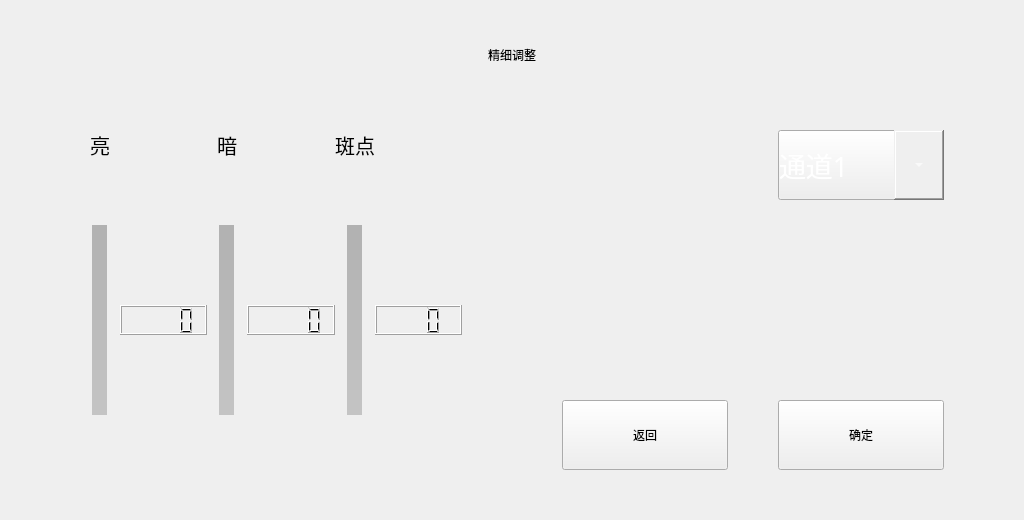
<?xml version="1.0" encoding="UTF-8"?>
<ui version="4.0">
 <class>FormAccuracyDetailAdjust</class>
 <widget class="QWidget" name="FormAccuracyDetailAdjust">
  <property name="geometry">
   <rect>
    <x>0</x>
    <y>0</y>
    <width>1024</width>
    <height>520</height>
   </rect>
  </property>
  <property name="windowTitle">
   <string>Form</string>
  </property>
  <layout class="QGridLayout" name="gridLayout_3">
   <property name="leftMargin">
    <number>80</number>
   </property>
   <property name="topMargin">
    <number>30</number>
   </property>
   <property name="rightMargin">
    <number>80</number>
   </property>
   <property name="bottomMargin">
    <number>50</number>
   </property>
   <property name="horizontalSpacing">
    <number>100</number>
   </property>
   <property name="verticalSpacing">
    <number>50</number>
   </property>
   <item row="1" column="0">
    <layout class="QGridLayout" name="gridLayout">
     <property name="horizontalSpacing">
      <number>0</number>
     </property>
     <property name="verticalSpacing">
      <number>10</number>
     </property>
     <item row="0" column="1">
      <widget class="QLabel" name="label_6">
       <property name="sizePolicy">
        <sizepolicy hsizetype="Preferred" vsizetype="Preferred">
         <horstretch>0</horstretch>
         <verstretch>0</verstretch>
        </sizepolicy>
       </property>
       <property name="font">
        <font>
         <pointsize>15</pointsize>
        </font>
       </property>
       <property name="text">
        <string>亮</string>
       </property>
       <property name="alignment">
        <set>Qt::AlignCenter</set>
       </property>
      </widget>
     </item>
     <item row="2" column="5" alignment="Qt::AlignHCenter">
      <widget class="QSlider" name="verticalSlider13">
       <property name="sizePolicy">
        <sizepolicy hsizetype="Expanding" vsizetype="MinimumExpanding">
         <horstretch>0</horstretch>
         <verstretch>0</verstretch>
        </sizepolicy>
       </property>
       <property name="minimumSize">
        <size>
         <width>25</width>
         <height>0</height>
        </size>
       </property>
       <property name="styleSheet">
        <string notr="true">QSlider::groove {
     /*border: 1px solid #999999;
     height: 330px; /* the groove expands to the size of the slider by default. by giving it a height, it has a fixed size */
	width:15px;
     background: qlineargradient(x1:0, y1:0, x2:0, y2:1, stop:0 #B1B1B1, stop:1 #c4c4c4);
     margin: 5px 0;
 }
 
QSlider::handle {
	border-image: url(:/image/slider.png);
     width: 25px;
     margin: -15px -25px; /* handle is placed by default on the contents rect of the groove. Expand outside the groove */
     border-radius: 3px;
 }</string>
       </property>
       <property name="minimum">
        <number>-5</number>
       </property>
       <property name="maximum">
        <number>5</number>
       </property>
       <property name="orientation">
        <enum>Qt::Vertical</enum>
       </property>
      </widget>
     </item>
     <item row="2" column="3" alignment="Qt::AlignHCenter">
      <widget class="QSlider" name="verticalSlider12">
       <property name="sizePolicy">
        <sizepolicy hsizetype="Expanding" vsizetype="MinimumExpanding">
         <horstretch>0</horstretch>
         <verstretch>0</verstretch>
        </sizepolicy>
       </property>
       <property name="minimumSize">
        <size>
         <width>25</width>
         <height>0</height>
        </size>
       </property>
       <property name="styleSheet">
        <string notr="true">QSlider::groove {
     /*border: 1px solid #999999;
     height: 330px; /* the groove expands to the size of the slider by default. by giving it a height, it has a fixed size */
	width:15px;
     background: qlineargradient(x1:0, y1:0, x2:0, y2:1, stop:0 #B1B1B1, stop:1 #c4c4c4);
     margin: 5px 0;
 }
 
QSlider::handle {
	border-image: url(:/image/slider.png);
     width: 25px;
     margin: -15px -25px; /* handle is placed by default on the contents rect of the groove. Expand outside the groove */
     border-radius: 3px;
 }</string>
       </property>
       <property name="minimum">
        <number>-255</number>
       </property>
       <property name="maximum">
        <number>255</number>
       </property>
       <property name="orientation">
        <enum>Qt::Vertical</enum>
       </property>
      </widget>
     </item>
     <item row="2" column="6">
      <widget class="QLCDNumber" name="lcdNumber13">
       <property name="sizePolicy">
        <sizepolicy hsizetype="Minimum" vsizetype="Fixed">
         <horstretch>0</horstretch>
         <verstretch>0</verstretch>
        </sizepolicy>
       </property>
       <property name="minimumSize">
        <size>
         <width>0</width>
         <height>30</height>
        </size>
       </property>
       <property name="smallDecimalPoint">
        <bool>true</bool>
       </property>
       <property name="digitCount">
        <number>3</number>
       </property>
       <property name="segmentStyle">
        <enum>QLCDNumber::Filled</enum>
       </property>
      </widget>
     </item>
     <item row="0" column="3">
      <widget class="QLabel" name="label_4">
       <property name="sizePolicy">
        <sizepolicy hsizetype="Preferred" vsizetype="Preferred">
         <horstretch>0</horstretch>
         <verstretch>0</verstretch>
        </sizepolicy>
       </property>
       <property name="font">
        <font>
         <pointsize>15</pointsize>
        </font>
       </property>
       <property name="text">
        <string>暗</string>
       </property>
       <property name="alignment">
        <set>Qt::AlignCenter</set>
       </property>
      </widget>
     </item>
     <item row="2" column="2">
      <widget class="QLCDNumber" name="lcdNumber11">
       <property name="sizePolicy">
        <sizepolicy hsizetype="Minimum" vsizetype="Fixed">
         <horstretch>0</horstretch>
         <verstretch>0</verstretch>
        </sizepolicy>
       </property>
       <property name="minimumSize">
        <size>
         <width>0</width>
         <height>30</height>
        </size>
       </property>
       <property name="smallDecimalPoint">
        <bool>true</bool>
       </property>
       <property name="digitCount">
        <number>4</number>
       </property>
       <property name="segmentStyle">
        <enum>QLCDNumber::Filled</enum>
       </property>
      </widget>
     </item>
     <item row="2" column="4">
      <widget class="QLCDNumber" name="lcdNumber12">
       <property name="sizePolicy">
        <sizepolicy hsizetype="Minimum" vsizetype="Fixed">
         <horstretch>0</horstretch>
         <verstretch>0</verstretch>
        </sizepolicy>
       </property>
       <property name="minimumSize">
        <size>
         <width>0</width>
         <height>30</height>
        </size>
       </property>
       <property name="smallDecimalPoint">
        <bool>true</bool>
       </property>
       <property name="digitCount">
        <number>4</number>
       </property>
       <property name="segmentStyle">
        <enum>QLCDNumber::Filled</enum>
       </property>
      </widget>
     </item>
     <item row="0" column="5">
      <widget class="QLabel" name="label_5">
       <property name="sizePolicy">
        <sizepolicy hsizetype="Preferred" vsizetype="Preferred">
         <horstretch>0</horstretch>
         <verstretch>0</verstretch>
        </sizepolicy>
       </property>
       <property name="font">
        <font>
         <pointsize>15</pointsize>
        </font>
       </property>
       <property name="text">
        <string>斑点</string>
       </property>
       <property name="alignment">
        <set>Qt::AlignCenter</set>
       </property>
      </widget>
     </item>
     <item row="2" column="1" alignment="Qt::AlignHCenter">
      <widget class="QSlider" name="verticalSlider11">
       <property name="sizePolicy">
        <sizepolicy hsizetype="Expanding" vsizetype="MinimumExpanding">
         <horstretch>0</horstretch>
         <verstretch>0</verstretch>
        </sizepolicy>
       </property>
       <property name="minimumSize">
        <size>
         <width>25</width>
         <height>0</height>
        </size>
       </property>
       <property name="styleSheet">
        <string notr="true">QSlider::groove {
     /*border: 1px solid #999999;
     height: 330px; /* the groove expands to the size of the slider by default. by giving it a height, it has a fixed size */
	width:15px;
     background: qlineargradient(x1:0, y1:0, x2:0, y2:1, stop:0 #B1B1B1, stop:1 #c4c4c4);
     margin: 5px 0;
 }
 
QSlider::handle {
	border-image: url(:/image/slider.png);
     width: 25px;
     margin: -15px -25px; /* handle is placed by default on the contents rect of the groove. Expand outside the groove */
     border-radius: 3px;
 }</string>
       </property>
       <property name="minimum">
        <number>-255</number>
       </property>
       <property name="maximum">
        <number>255</number>
       </property>
       <property name="orientation">
        <enum>Qt::Vertical</enum>
       </property>
      </widget>
     </item>
     <item row="1" column="1">
      <widget class="QWidget" name="widget_1u" native="true">
       <property name="sizePolicy">
        <sizepolicy hsizetype="Fixed" vsizetype="Fixed">
         <horstretch>0</horstretch>
         <verstretch>0</verstretch>
        </sizepolicy>
       </property>
       <property name="minimumSize">
        <size>
         <width>40</width>
         <height>40</height>
        </size>
       </property>
      </widget>
     </item>
     <item row="1" column="3">
      <widget class="QWidget" name="widget_2u" native="true">
       <property name="sizePolicy">
        <sizepolicy hsizetype="Fixed" vsizetype="Fixed">
         <horstretch>0</horstretch>
         <verstretch>0</verstretch>
        </sizepolicy>
       </property>
       <property name="minimumSize">
        <size>
         <width>40</width>
         <height>40</height>
        </size>
       </property>
      </widget>
     </item>
     <item row="1" column="5">
      <widget class="QWidget" name="widget_3u" native="true">
       <property name="sizePolicy">
        <sizepolicy hsizetype="Fixed" vsizetype="Fixed">
         <horstretch>0</horstretch>
         <verstretch>0</verstretch>
        </sizepolicy>
       </property>
       <property name="minimumSize">
        <size>
         <width>40</width>
         <height>40</height>
        </size>
       </property>
      </widget>
     </item>
     <item row="3" column="1">
      <widget class="QWidget" name="widget_1d" native="true">
       <property name="sizePolicy">
        <sizepolicy hsizetype="Fixed" vsizetype="Fixed">
         <horstretch>0</horstretch>
         <verstretch>0</verstretch>
        </sizepolicy>
       </property>
       <property name="minimumSize">
        <size>
         <width>40</width>
         <height>40</height>
        </size>
       </property>
      </widget>
     </item>
     <item row="3" column="3">
      <widget class="QWidget" name="widget_2d" native="true">
       <property name="sizePolicy">
        <sizepolicy hsizetype="Fixed" vsizetype="Fixed">
         <horstretch>0</horstretch>
         <verstretch>0</verstretch>
        </sizepolicy>
       </property>
       <property name="minimumSize">
        <size>
         <width>40</width>
         <height>40</height>
        </size>
       </property>
      </widget>
     </item>
     <item row="3" column="5">
      <widget class="QWidget" name="widget_3d" native="true">
       <property name="sizePolicy">
        <sizepolicy hsizetype="Fixed" vsizetype="Fixed">
         <horstretch>0</horstretch>
         <verstretch>0</verstretch>
        </sizepolicy>
       </property>
       <property name="minimumSize">
        <size>
         <width>40</width>
         <height>40</height>
        </size>
       </property>
      </widget>
     </item>
    </layout>
   </item>
   <item row="1" column="1">
    <layout class="QGridLayout" name="gridLayout_2">
     <property name="horizontalSpacing">
      <number>50</number>
     </property>
     <property name="verticalSpacing">
      <number>200</number>
     </property>
     <item row="0" column="0">
      <widget class="QWidget" name="widget" native="true"/>
     </item>
     <item row="1" column="0">
      <widget class="QToolButton" name="toolButton">
       <property name="sizePolicy">
        <sizepolicy hsizetype="Preferred" vsizetype="Preferred">
         <horstretch>0</horstretch>
         <verstretch>0</verstretch>
        </sizepolicy>
       </property>
       <property name="text">
        <string>返回</string>
       </property>
      </widget>
     </item>
     <item row="0" column="1">
      <widget class="QComboBox" name="comboBox">
       <property name="sizePolicy">
        <sizepolicy hsizetype="Preferred" vsizetype="Preferred">
         <horstretch>0</horstretch>
         <verstretch>0</verstretch>
        </sizepolicy>
       </property>
       <property name="font">
        <font>
         <family>微软雅黑</family>
         <pointsize>20</pointsize>
        </font>
       </property>
       <property name="styleSheet">
        <string notr="true">QComboBox {
	color : rgb(255,255,255);
    margin-right: 0px;
	border-image: url(:/image/btnR.png);
	text-align: center;
}
QComboBox::drop-down {
	width: 50px;
    subcontrol-origin: margin;
}
QComboBox::down-arrow {
	width: 50px;
    border-image: url(:/image/combo.png);
}</string>
       </property>
       <property name="sizeAdjustPolicy">
        <enum>QComboBox::AdjustToMinimumContentsLength</enum>
       </property>
       <item>
        <property name="text">
         <string>通道1</string>
        </property>
       </item>
       <item>
        <property name="text">
         <string>通道2</string>
        </property>
       </item>
       <item>
        <property name="text">
         <string>通道3</string>
        </property>
       </item>
       <item>
        <property name="text">
         <string>通道4</string>
        </property>
       </item>
       <item>
        <property name="text">
         <string>通道5</string>
        </property>
       </item>
       <item>
        <property name="text">
         <string>通道6</string>
        </property>
       </item>
       <item>
        <property name="text">
         <string>通道7</string>
        </property>
       </item>
       <item>
        <property name="text">
         <string>整体</string>
        </property>
       </item>
      </widget>
     </item>
     <item row="1" column="1">
      <widget class="QToolButton" name="toolButton_2">
       <property name="sizePolicy">
        <sizepolicy hsizetype="Preferred" vsizetype="Preferred">
         <horstretch>0</horstretch>
         <verstretch>0</verstretch>
        </sizepolicy>
       </property>
       <property name="text">
        <string>确定</string>
       </property>
      </widget>
     </item>
    </layout>
   </item>
   <item row="0" column="0" colspan="2">
    <widget class="QLabel" name="label">
     <property name="sizePolicy">
      <sizepolicy hsizetype="Preferred" vsizetype="Fixed">
       <horstretch>0</horstretch>
       <verstretch>0</verstretch>
      </sizepolicy>
     </property>
     <property name="minimumSize">
      <size>
       <width>0</width>
       <height>50</height>
      </size>
     </property>
     <property name="text">
      <string>精细调整</string>
     </property>
     <property name="alignment">
      <set>Qt::AlignCenter</set>
     </property>
    </widget>
   </item>
  </layout>
 </widget>
 <resources/>
 <connections/>
</ui>
